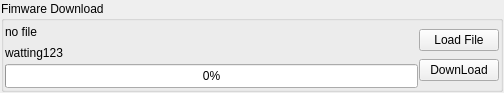
<?xml version="1.0" encoding="UTF-8"?>
<ui version="4.0">
 <class>Form_Download</class>
 <widget class="QWidget" name="Form_Download">
  <property name="geometry">
   <rect>
    <x>0</x>
    <y>0</y>
    <width>504</width>
    <height>93</height>
   </rect>
  </property>
  <property name="windowTitle">
   <string>Form</string>
  </property>
  <layout class="QVBoxLayout" name="verticalLayout_3">
   <property name="spacing">
    <number>1</number>
   </property>
   <property name="leftMargin">
    <number>1</number>
   </property>
   <property name="topMargin">
    <number>1</number>
   </property>
   <property name="rightMargin">
    <number>1</number>
   </property>
   <property name="bottomMargin">
    <number>1</number>
   </property>
   <item>
    <widget class="QGroupBox" name="groupBox_download">
     <property name="maximumSize">
      <size>
       <width>16777215</width>
       <height>16777215</height>
      </size>
     </property>
     <property name="title">
      <string>Fimware Download</string>
     </property>
     <layout class="QHBoxLayout" name="horizontalLayout">
      <property name="spacing">
       <number>1</number>
      </property>
      <property name="leftMargin">
       <number>1</number>
      </property>
      <property name="topMargin">
       <number>1</number>
      </property>
      <property name="rightMargin">
       <number>1</number>
      </property>
      <property name="bottomMargin">
       <number>1</number>
      </property>
      <item>
       <layout class="QVBoxLayout" name="verticalLayout">
        <item>
         <widget class="QLabel" name="label_file">
          <property name="minimumSize">
           <size>
            <width>0</width>
            <height>16</height>
           </size>
          </property>
          <property name="text">
           <string>no file</string>
          </property>
         </widget>
        </item>
        <item>
         <widget class="QLabel" name="label_watting">
          <property name="minimumSize">
           <size>
            <width>0</width>
            <height>16</height>
           </size>
          </property>
          <property name="text">
           <string>watting123</string>
          </property>
         </widget>
        </item>
        <item>
         <widget class="QProgressBar" name="m_progressBar">
          <property name="minimumSize">
           <size>
            <width>400</width>
            <height>24</height>
           </size>
          </property>
          <property name="value">
           <number>0</number>
          </property>
         </widget>
        </item>
       </layout>
      </item>
      <item>
       <layout class="QVBoxLayout" name="verticalLayout_2">
        <item>
         <widget class="QPushButton" name="Button_Loadfile">
          <property name="text">
           <string>Load File</string>
          </property>
         </widget>
        </item>
        <item>
         <widget class="QPushButton" name="Button_Download">
          <property name="text">
           <string>DownLoad</string>
          </property>
         </widget>
        </item>
       </layout>
      </item>
     </layout>
    </widget>
   </item>
  </layout>
 </widget>
 <resources/>
 <connections/>
</ui>
